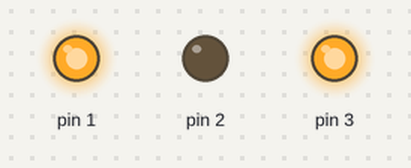
Recording of a sketch running on a simulated Arduino Uno, built with avr-gcc and run on an emulated ATmega328P. Shown: output pins drawn as LEDs (lit = HIGH).

Above: at 0.5 s.
At 2.5 s:
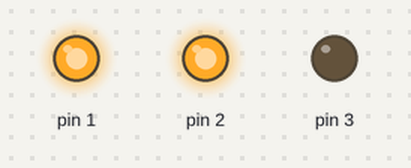
At 3.5 s:
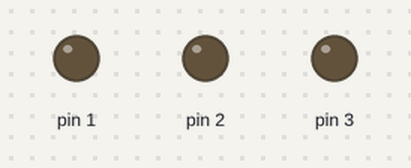
Timing chart, 0 to 5.2 s (numbered marks = the images above):
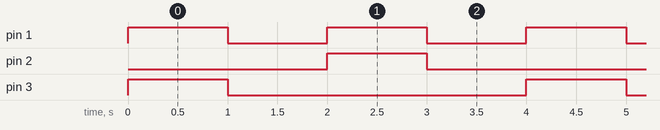

The sketch:

Arduino_--_DC_engine.ino
```cpp
/*
 Name:		Arduino____DC_engine.ino
 Created:	8/12/2022 10:24:04 PM
 Author:	marcin
*/

#include "dc_engine.h"

dc_engine engine_single_direction(1);
dc_engine engine_bi_direction(2, 3);


// the setup function runs once when you press reset or power the board
void setup() {
	engine_single_direction.init();
	engine_bi_direction.init();
}

// the loop function runs over and over again until power down or reset
void loop() {
	engine_single_direction.start();
	engine_bi_direction.start(DC_ENGINE_FORWARD);
	delay(1000);

	engine_single_direction.stop();
	engine_bi_direction.stop();
	delay(1000);

	engine_single_direction.start();
	engine_bi_direction.start(DC_ENGINE_BACKWARD);
	delay(1000);

	engine_single_direction.stop();
	engine_bi_direction.stop();
	delay(1000);
}
```

dc_engine.cpp
```cpp
#include "dc_engine.h"

#include <Arduino.h>

dc_engine::dc_engine(const uint8_t pin_a):pin_a(pin_a), engine_type(DC_ENGINE_SINGLE_DIRECTION) {}

dc_engine::dc_engine(const uint8_t pin_a, const uint8_t pin_b): pin_a(pin_a), pin_b(pin_b), engine_type(DC_ENGINE_BI_DIRECTION) {}

dc_engine::~dc_engine() {}

void dc_engine::init(void)
{
	pinMode(this->pin_a, OUTPUT);
	if (this->engine_type == DC_ENGINE_BI_DIRECTION) {
		pinMode(this->pin_b, OUTPUT);
	}

	this->stop();
}

void dc_engine::start(void)
{
	if (this->engine_type == DC_ENGINE_BI_DIRECTION) {
		return;
	}

	digitalWrite(this->pin_a, HIGH);
}

void dc_engine::start(const dc_engine_direction direction)
{
	if (this->engine_type == DC_ENGINE_SINGLE_DIRECTION) {
		return;
	}

	switch (direction) {
	case DC_ENGINE_FORWARD:
		digitalWrite(this->pin_a, LOW);
		digitalWrite(this->pin_b, HIGH);
		break;

	case DC_ENGINE_BACKWARD:
		digitalWrite(this->pin_a, HIGH);
		digitalWrite(this->pin_b, LOW);
		break;

	default:
		break;
	}
}

void dc_engine::stop(void)
{
	digitalWrite(this->pin_a, LOW);
	if (this->engine_type == DC_ENGINE_BI_DIRECTION) {
		digitalWrite(this->pin_b, LOW);
	}
}
```

dc_engine.h
```cpp
#pragma once

#include <stdio.h>

typedef enum {
	DC_ENGINE_FORWARD = 0,
	DC_ENGINE_BACKWARD,
	DC_ENGINE_DIR_LAST
} dc_engine_direction;

typedef enum {
	DC_ENGINE_SINGLE_DIRECTION = 0,
	DC_ENGINE_BI_DIRECTION,
} dc_engine_type_t;


class dc_engine {
private:
	const dc_engine_direction direction;
	const dc_engine_type_t engine_type;
	const uint8_t pin_a;
	const uint8_t pin_b;

public:
	dc_engine(const uint8_t pin_a);
	dc_engine(const uint8_t pin_a, const uint8_t pin_b);
	~dc_engine();

	void init(void);
	void start(void);
	void start(const dc_engine_direction direction);
	void stop(void);
};
```

Measured:
- by itself, pin 1: alternates HIGH for 1.0 s and LOW for 1.0 s
- by itself, pin 2, pin 3: alternates HIGH for 1.0 s and LOW for 3.0 s
- by itself, everything shown: repeats every 4.0 s, in 4 steps
